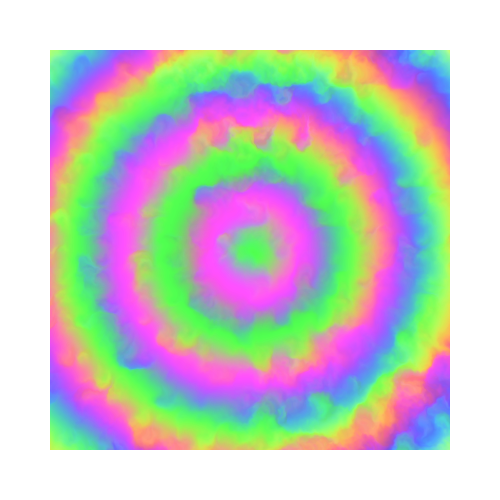
Frame 1 (no input)
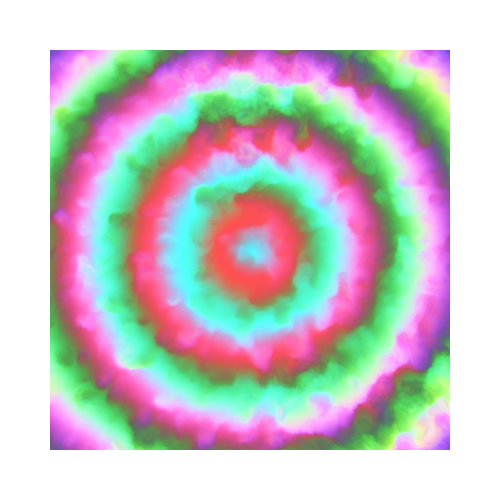
Frame 2 (the mouse pressed at the canvas centre, redrawn once)

The p5.js sketch that drew these frames (run headless with seeded random() and noise() and a simulated clock; the mouse was pressed at the canvas centre and the sketch redrawn once):

// p5.js sketch
// ── sketch.js
/*
Genuary 2022
JAN.14 "Something you’d never make."

By Roni Kaufman
https://ronikaufman.github.io

Based on this article: https://palmdrop.github.io/post/domain-warping/
*/

function setup() {
  createCanvas(500, 500);
  noLoop();
  noStroke();
}

function draw() {
  background(255);
  let margin = 50;

  let rOff = random(TAU), gOff = random(TAU), bOff = random(TAU);
  let density = random(10, 20);
  for (let x = margin; x < width - margin; x += 0.5) {
    for (let y = margin; y < height - margin; y += 0.5) {
      let p = domainWarp(x, y, f1, f2);
      let r = colorVal(p, density, rOff);
      p = domainWarp(p[0], p[1], f1, f2);
      let g = colorVal(p, density+1, gOff);
      p = domainWarp(p[0], p[1], f1, f2);
      let b = colorVal(p, density+2, bOff);
      fill(r*255, g*255, b*255);
      square(x, y, 0.5);
    }
  }
}

function domainWarp(x, y, angleFunction, distFuntion) {
  let theta = angleFunction(x, y) * TAU;
  let r = distFuntion(x, y) * 10;

  let xOff = r*cos(theta);
  let yOff = r*sin(theta);

  return [x + xOff, y + yOff];
}

function colorVal(p, density, offset) {
  let d = dist(p[0], p[1], width/2, height/2);
  return (sin(d/density + offset) + 1)/2;
}

function f1(x, y) {
  return noise(x/20, y/20);
}

function f2(x, y) {
  return noise(x/100, y/100);
}
